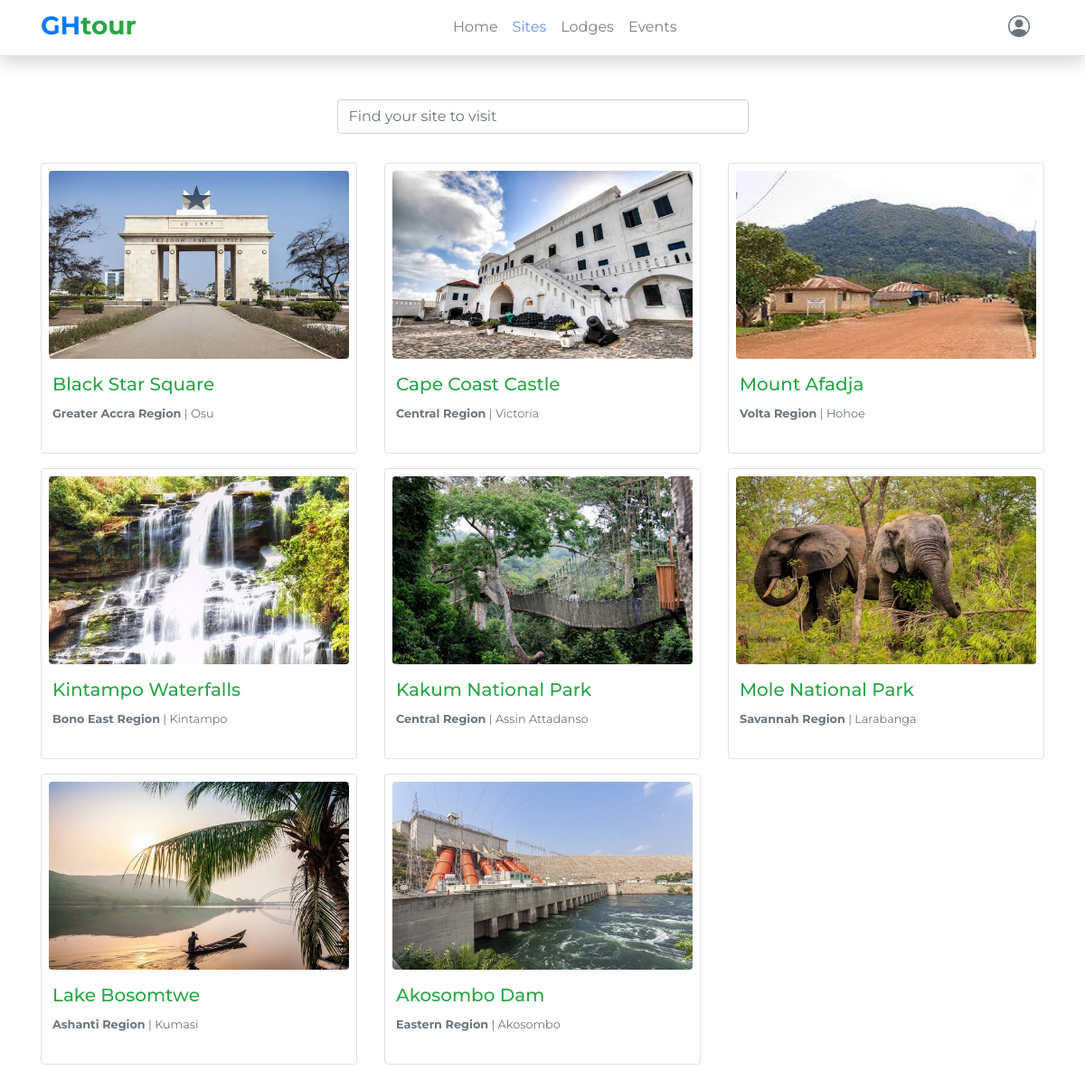
The app's page /sites (signed in) with its own data.
### guide/models.py (models this page shows, shortened)
class Site(models.Model):
    name = models.CharField(default="", max_length=250)
    image = models.FileField(upload_to="site_images", null=True)
    region = models.ForeignKey(Region, on_delete=models.CASCADE)
    town = models.CharField(default="", max_length=250)
    bio = RichTextUploadingField()
    gpsAddress = models.CharField(default="", max_length=50)
    gmapLocation = models.CharField(default="", max_length=250)
    rating = models.IntegerField(default=1, max_length=5)
    users = models.ManyToManyField(User, blank=True)
    slug = models.SlugField(default="will-be-added")
    class Meta:
        ordering = ["-rating"]
    def get_absolute_url(self):
        return reverse("site-detail", kwargs={"pk": self.pk})

class Region(models.Model):
    name = models.CharField(default="", max_length=80)
    slug = models.SlugField(default="Will-be-added")
    def __str__(self):
        return self.name
    class Meta:
        ordering = ["-name"]

### guide/views.py (the view)
# urls.py: path("sites", SiteList.as_view(), name="sites"),
class SiteList(LoginRequiredMixin, generic.ListView):
    model = Site
    template_name = "guide/sites.html"
    context_object_name = "sites"
    paginate_by = 12

### guide/templates/guide/sites.html (shortened to what this page needs)
{% extends 'base.html' %}
{% block nav-site %}menu-active{% endblock nav-site %}
{% block content %}
<div class="row justify-content-center pb-md-3">
    <div class="col-md-6 col-lg-5">
        <form action="{% url 'site_search-results' %}" method="GET">
            <div class="form-row">
                <input name="q" type="text" class="form-control" id="site_search"
                    placeholder="Find your site to visit" />
            </div>
        </form>
    </div>
</div>
<div class="mt-3">
    <div class="row">
        {% for site in sites %}
        <div class="col-12 col-md-6 col-lg-4 mb-3">
            <a href="{{site.get_absolute_url}}" class="site-card text-dark">
                <div class="p-2 border rounded" style="height: 100%; ">
                    <img src="{{MEDIA_URL}}{{site.image.url}}" alt="" class="img-fluid rounded">
                    <div class="px-1 mt-3">
                        <h5 class="text-success">{{site.name}}</h5>
                        <small class="text-muted"><span class="font-weight-bold">{{site.region}} Region</span> |
                            {{site.town}}</small>
                    </div>
                </div>
            </a>
        </div>
        {% endfor %}
    </div>
</div>
{% endblock content %}

### guide/templates/base.html (shortened to what this page needs)
<!DOCTYPE html>
{% load static %}
<html lang="en">
<head>
    <link rel="stylesheet" href="https://cdn.jsdelivr.net/npm/bootstrap@4.5.3/dist/css/bootstrap.min.css"
 />
    <link rel="stylesheet" href="https://cdn.jsdelivr.net/npm/bootstrap-icons@1.9.1/font/bootstrap-icons.css">
    <link rel="stylesheet" href="{% static 'css/main.css' %}" />
</head>
<body>
    <nav class="navbar navbar-expand-lg navbar-light bg-white py-2 border-bottom border-muted shadow sticky-top">
        <div class="container">
            <div class="d-inline-block mx-auto">
                <a href="{% url 'home' %}" class="">
                    <h3 class="mb-1 font-weight-bold">GH<span class="text-success">tour</span></h3>
                </a>
            </div>
            <div class="collapse navbar-collapse" id="dropmenu">
                <div class="navbar-nav mx-auto">
                    <a href="{% url 'home' %}"
                        class="nav-item nav-link {% block nav-home %}{% endblock nav-home %}">Home</a>
                    <a href="{% url 'sites' %}"
                        class="nav-item nav-link {% block nav-site %}{% endblock nav-site %}">Sites</a>
                    <a href="{% url 'lodges' %}"
                        class="nav-item nav-link {% block nav-lodge %}{% endblock nav-lodge %}">Lodges</a>
                    <a href="{% url 'events' %}"
                        class="nav-item nav-link {% block nav-event %}{% endblock nav-event %}">Events</a>
                </div>
            </div>
            <div class="d-none d-lg-inline-block">
                <a href="{% url 'profile-detail' user.username %}" class="nav-link">
                    <h4 class="mb-0 text-muted"><i
                            class="bi bi-person-circle {% block nav-profile %}{% endblock nav-profile %}"></i></h4>
                </a>
            </div>
        </div>
    </nav>
    <section id="main" style="margin-bottom: 4rem;">
        <div class="container pt-4 pt-lg-5 pb-5">
            {% block content %}
            {% endblock content %}
        </div>
    </section>
</body>
</html>

### static/css/main.css (style rules this page uses)
body { margin: 0; padding: 0; font-family: 'Montserrat', sans-serif !important; box-sizing: border-box; scroll-behavior: smooth !important; }
a { text-decoration: none !important; outline: none !important; }
.menu-active { color: cornflowerblue !important; }
.site-card { height: 100% !important; margin-right: 1rem; background-color: white !important; text-overflow: ellipsis; }
.site-card h5 { overflow: hidden; text-overflow: ellipsis !important; }
.site-card img { width: 100%; height: 13rem; }

### records on screen
Site: image (picture), name "Black Star Square", region "Greater Accra", town "Osu"
Site: image (picture), name "Cape Coast Castle", region "Central", town "Victoria"
Site: image (picture), name "Mount Afadja", region "Volta", town "Hohoe"
Site: image (picture), name "Kintampo Waterfalls", region "Bono East", town "Kintampo"
Site: image (picture), name "Kakum National Park", region "Central", town "Assin Attadanso"
Site: image (picture), name "Mole National Park", region "Savannah", town "Larabanga"
Site: image (picture), name "Lake Bosomtwe", region "Ashanti", town "Kumasi"
Site: image (picture), name "Akosombo Dam", region "Eastern", town "Akosombo"
